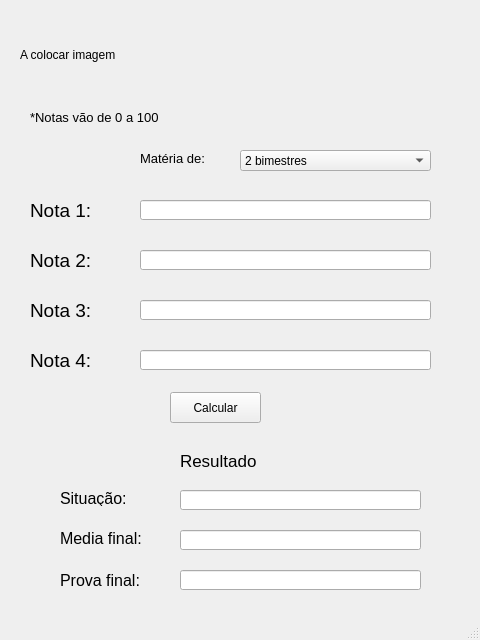
<?xml version="1.0" encoding="UTF-8"?>
<ui version="4.0">
 <class>nota_label1</class>
 <widget class="QMainWindow" name="nota_label1">
  <property name="geometry">
   <rect>
    <x>0</x>
    <y>0</y>
    <width>480</width>
    <height>640</height>
   </rect>
  </property>
  <property name="windowTitle">
   <string>IF Média</string>
  </property>
  <widget class="QWidget" name="centralwidget">
   <widget class="QLabel" name="logo">
    <property name="geometry">
     <rect>
      <x>20</x>
      <y>10</y>
      <width>271</width>
      <height>91</height>
     </rect>
    </property>
    <property name="text">
     <string>&lt;html&gt;&lt;head/&gt;&lt;body&gt;&lt;p&gt;A colocar imagem&lt;/p&gt;&lt;/body&gt;&lt;/html&gt;</string>
    </property>
   </widget>
   <widget class="QLabel" name="aviso">
    <property name="geometry">
     <rect>
      <x>30</x>
      <y>110</y>
      <width>151</width>
      <height>16</height>
     </rect>
    </property>
    <property name="font">
     <font>
      <pointsize>10</pointsize>
     </font>
    </property>
    <property name="text">
     <string>&lt;html&gt;&lt;head/&gt;&lt;body&gt;&lt;p&gt;&lt;span style=&quot; color:#000000;&quot;&gt;*Notas vão de 0 a 100&lt;/span&gt;&lt;/p&gt;&lt;/body&gt;&lt;/html&gt;</string>
    </property>
   </widget>
   <widget class="QLabel" name="notalabel1">
    <property name="geometry">
     <rect>
      <x>30</x>
      <y>200</y>
      <width>81</width>
      <height>21</height>
     </rect>
    </property>
    <property name="font">
     <font>
      <pointsize>14</pointsize>
     </font>
    </property>
    <property name="text">
     <string>Nota 1: </string>
    </property>
   </widget>
   <widget class="QLabel" name="notalabel2">
    <property name="geometry">
     <rect>
      <x>30</x>
      <y>250</y>
      <width>81</width>
      <height>21</height>
     </rect>
    </property>
    <property name="font">
     <font>
      <pointsize>14</pointsize>
     </font>
    </property>
    <property name="text">
     <string>Nota 2: </string>
    </property>
   </widget>
   <widget class="QComboBox" name="tamanho_materia">
    <property name="geometry">
     <rect>
      <x>240</x>
      <y>150</y>
      <width>191</width>
      <height>21</height>
     </rect>
    </property>
    <item>
     <property name="text">
      <string>2 bimestres</string>
     </property>
    </item>
    <item>
     <property name="text">
      <string>4 bimestres</string>
     </property>
    </item>
   </widget>
   <widget class="QLabel" name="materia">
    <property name="geometry">
     <rect>
      <x>140</x>
      <y>150</y>
      <width>101</width>
      <height>16</height>
     </rect>
    </property>
    <property name="font">
     <font>
      <pointsize>10</pointsize>
     </font>
    </property>
    <property name="text">
     <string>Matéria de: </string>
    </property>
   </widget>
   <widget class="QLabel" name="notalabel3">
    <property name="geometry">
     <rect>
      <x>30</x>
      <y>300</y>
      <width>81</width>
      <height>21</height>
     </rect>
    </property>
    <property name="font">
     <font>
      <pointsize>14</pointsize>
     </font>
    </property>
    <property name="text">
     <string>Nota 3: </string>
    </property>
   </widget>
   <widget class="QLabel" name="notalabel4">
    <property name="geometry">
     <rect>
      <x>30</x>
      <y>350</y>
      <width>81</width>
      <height>21</height>
     </rect>
    </property>
    <property name="font">
     <font>
      <pointsize>14</pointsize>
     </font>
    </property>
    <property name="text">
     <string>Nota 4: </string>
    </property>
   </widget>
   <widget class="QLineEdit" name="nota1">
    <property name="geometry">
     <rect>
      <x>140</x>
      <y>200</y>
      <width>291</width>
      <height>20</height>
     </rect>
    </property>
   </widget>
   <widget class="QLineEdit" name="nota2">
    <property name="geometry">
     <rect>
      <x>140</x>
      <y>250</y>
      <width>291</width>
      <height>20</height>
     </rect>
    </property>
   </widget>
   <widget class="QLineEdit" name="nota3">
    <property name="geometry">
     <rect>
      <x>140</x>
      <y>300</y>
      <width>291</width>
      <height>20</height>
     </rect>
    </property>
   </widget>
   <widget class="QLineEdit" name="nota4">
    <property name="geometry">
     <rect>
      <x>140</x>
      <y>350</y>
      <width>291</width>
      <height>20</height>
     </rect>
    </property>
   </widget>
   <widget class="QLabel" name="resultado">
    <property name="geometry">
     <rect>
      <x>180</x>
      <y>450</y>
      <width>86</width>
      <height>21</height>
     </rect>
    </property>
    <property name="font">
     <font>
      <pointsize>13</pointsize>
     </font>
    </property>
    <property name="text">
     <string>Resultado</string>
    </property>
   </widget>
   <widget class="QLabel" name="situacao_l">
    <property name="geometry">
     <rect>
      <x>60</x>
      <y>490</y>
      <width>81</width>
      <height>16</height>
     </rect>
    </property>
    <property name="font">
     <font>
      <pointsize>12</pointsize>
     </font>
    </property>
    <property name="text">
     <string>Situação: </string>
    </property>
   </widget>
   <widget class="QLabel" name="situacao_l_2">
    <property name="geometry">
     <rect>
      <x>60</x>
      <y>530</y>
      <width>101</width>
      <height>16</height>
     </rect>
    </property>
    <property name="font">
     <font>
      <pointsize>12</pointsize>
     </font>
    </property>
    <property name="text">
     <string>Media final:</string>
    </property>
   </widget>
   <widget class="QLabel" name="situacao_l_3">
    <property name="geometry">
     <rect>
      <x>60</x>
      <y>550</y>
      <width>131</width>
      <height>61</height>
     </rect>
    </property>
    <property name="font">
     <font>
      <pointsize>12</pointsize>
     </font>
    </property>
    <property name="text">
     <string>&lt;html&gt;&lt;head/&gt;&lt;body&gt;&lt;p&gt;Prova final: &lt;/p&gt;&lt;/body&gt;&lt;/html&gt;</string>
    </property>
   </widget>
   <widget class="QLineEdit" name="situacao">
    <property name="geometry">
     <rect>
      <x>180</x>
      <y>490</y>
      <width>241</width>
      <height>20</height>
     </rect>
    </property>
    <property name="readOnly">
     <bool>true</bool>
    </property>
   </widget>
   <widget class="QLineEdit" name="media_final">
    <property name="geometry">
     <rect>
      <x>180</x>
      <y>530</y>
      <width>241</width>
      <height>20</height>
     </rect>
    </property>
    <property name="readOnly">
     <bool>true</bool>
    </property>
   </widget>
   <widget class="QLineEdit" name="prova_final">
    <property name="geometry">
     <rect>
      <x>180</x>
      <y>570</y>
      <width>241</width>
      <height>20</height>
     </rect>
    </property>
    <property name="readOnly">
     <bool>true</bool>
    </property>
   </widget>
   <widget class="QPushButton" name="calcular">
    <property name="geometry">
     <rect>
      <x>170</x>
      <y>392</y>
      <width>91</width>
      <height>31</height>
     </rect>
    </property>
    <property name="text">
     <string>Calcular</string>
    </property>
   </widget>
  </widget>
  <widget class="QStatusBar" name="statusbar"/>
 </widget>
 <resources/>
 <connections/>
</ui>
